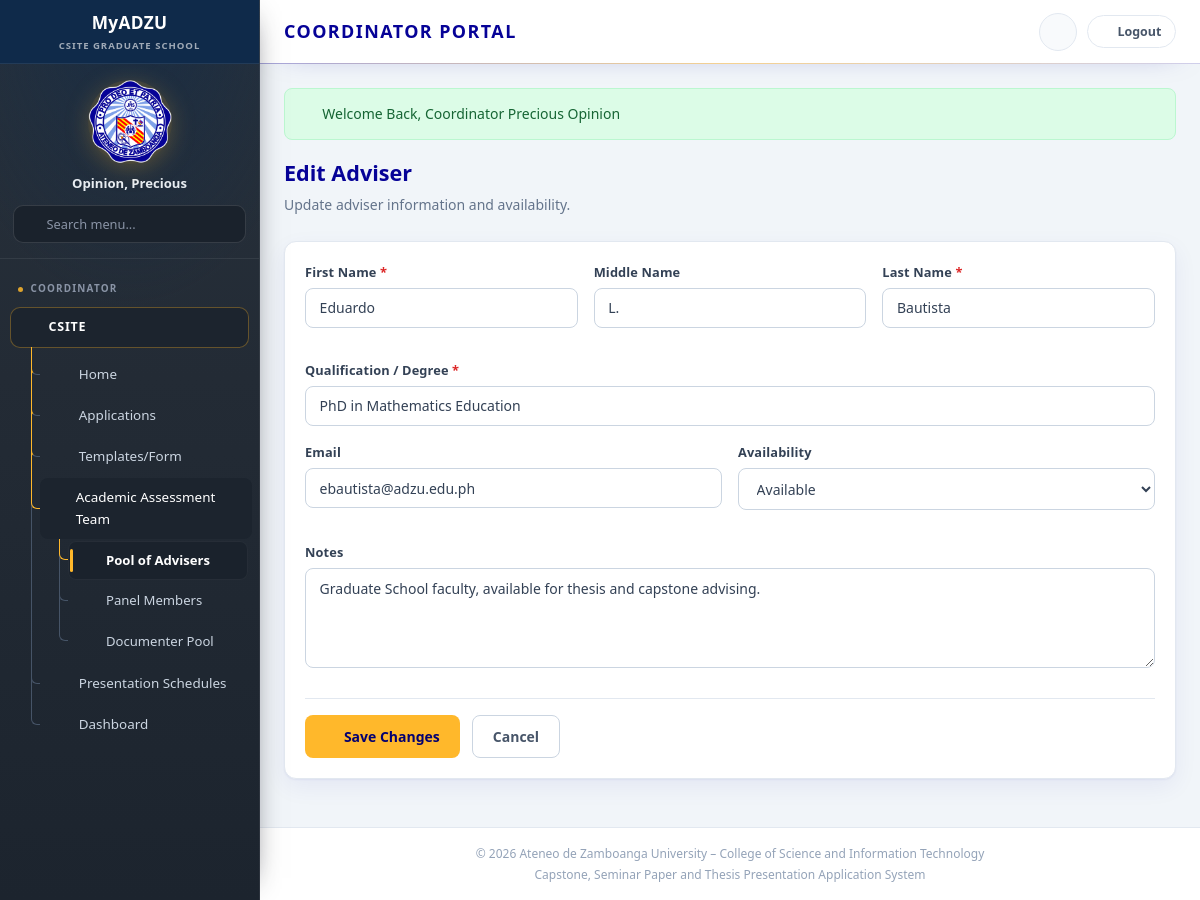
The page /coordinator/advisers/edit.php?id=10 (signed in) on the database its author committed.
### tables this page shows
CREATE TABLE `advisor_pool` (
  `adviser_id` int(11) NOT NULL,
  `name` varchar(150) NOT NULL,
  `qualification` varchar(150) NOT NULL,
  `email` varchar(100) DEFAULT NULL,
  `availability` enum('available','unavailable') NOT NULL DEFAULT 'available',
  `notes` text DEFAULT NULL,
  `created_at` timestamp NOT NULL DEFAULT current_timestamp()
);

### includes/config/modules/10-ui-and-urls.php (called while the page is built, shortened)
<?php
function url(string $path): string {
    return BASE_URL . '/' . ltrim($path, '/');
}

### coordinator/advisers/edit.php (the view, shortened to what this page needs)
<?php
$legacySingleName = false;
try {
    $pdo = DB::getConnection();
    $stmt = $pdo->prepare('SELECT * FROM advisor_pool WHERE adviser_id = :id LIMIT 1');
    $stmt->execute(['id' => (int) ($_GET['id'] ?? 0)]);
    $adviser = $stmt->fetch() ?: null;
    if ($adviser) {
        $nameParts = array_map('trim', explode(',', (string) $adviser['name'], 2));
        if (count($nameParts) === 2) {
            $adviser['last_name'] = $nameParts[0];
            $givenParts = preg_split('/\s+/', $nameParts[1]) ?: [];
            $adviser['first_name'] = array_shift($givenParts) ?? '';
            $adviser['middle_name'] = implode(' ', $givenParts);
        }
    }
} catch (Throwable $e) {
    error_log('[adviser pool] ' . $e->getMessage());
    $error = 'The adviser record could not be loaded.';
}
require_once __DIR__ . '/../../includes/layout/header.php';
?>
<div class="page-header">
    <h2>Edit Adviser</h2>
    <p>Update adviser information and availability.</p>
</div>
<?php if (!$adviser): ?>
<div class="alert alert-warning">Adviser not found.</div>
<a class="btn btn-outline" href="<?= url('coordinator/advisers/manage.php') ?>">Back to Pool of Advisers</a>
<?php else: ?>
<form class="card" method="post" action="<?= url('coordinator/advisers/edit.php?id=' . (int) $adviser['adviser_id']) ?>" data-validate>
    <div class="card-body">
        <div class="form-row">
            <div class="form-field">
                <label>First Name <span class="required">*</span></label>
                <input type="text" name="first_name" required value="<?= htmlspecialchars($adviser['first_name']) ?>">
            </div>
            <div class="form-field">
                <label>Middle Name</label>
                <input type="text" name="middle_name" value="<?= htmlspecialchars($adviser['middle_name'] ?? '') ?>">
            </div>
            <div class="form-field">
                <label>Last Name <?= $legacySingleName ? '' : '<span class="required">*</span>' ?></label>
                <input type="text" name="last_name" <?= $legacySingleName ? '' : 'required' ?> value="<?= htmlspecialchars($adviser['last_name']) ?>">
            </div>
        </div>
        <div class="form-field">
            <label>Qualification / Degree <span class="required">*</span></label>
            <input type="text" name="qualification" required value="<?= htmlspecialchars($adviser['qualification']) ?>">
        </div>
        <div class="form-row">
            <div class="form-field">
                <label>Email</label>
                <input type="email" name="email" value="<?= htmlspecialchars($adviser['email'] ?? '') ?>">
            </div>
            <div class="form-field">
                <label>Availability</label>
                <select name="availability">
                    <option value="available" <?= ($adviser['availability'] ?? '') === 'available' ? 'selected' : '' ?>>Available</option>
                </select>
            </div>
        </div>
        <div class="form-field">
            <label>Notes</label>
            <textarea name="notes"><?= htmlspecialchars($adviser['notes'] ?? '') ?></textarea>
        </div>
        <div class="form-actions">
            <button type="submit" class="btn btn-primary"><i class="fas fa-save"></i> Save Changes</button>
            <a href="<?= url('coordinator/advisers/manage.php') ?>" class="btn btn-outline">Cancel</a>
        </div>
    </div>
</form>
<?php endif; ?>
<?php require_once __DIR__ . '/../../includes/layout/footer.php'; ?>

### assets/css/shared/00-base.css (style rules this page uses)
:root { --adzu-navy: #060297; --adzu-navy-light: #2018c0; --adzu-navy-dark: #040170; --adzu-gold: #FFB82B; --adzu-gold-hover: #e5a526; --adzu-blue: #4285F4; --white: #ffffff; --gray-50: #f8fafc; --gray-100: #f1f5f9; --gray-200: #e2e8f0; --gray-300: #cbd5e1; --gray-400: #94a3b8; --gray-500: #64748b; --gray-600: #475569; --gray-700: #334155; --gray-800: #1e293b; --success: #16a34a; --success-bg: #dcfce7; --warning: #ca8a04; --warning-bg: #fef9c3; --danger: #dc2626; --danger-bg: #fee2e2; --info: #2563eb; --info-bg: #dbeafe; --purple: #7c3aed; --purple-bg: #ede9fe; --sidebar-width: 260px; --topbar-height: 64px; --radius: 8px; --radius-lg: 12px; --shadow: 0 1px 3px rgba(6, 2, 151, 0.08); --shadow-md: 0 4px 12px rgba(6, 2, 151, 0.1); --transition: 0.2s ease; --font: 'Source Sans 3', 'Segoe UI', sans-serif; --font-heading: 'Montserrat', 'Segoe UI', sans-serif; }
*, *::before, *::after { box-sizing: border-box; margin: 0; padding: 0; }
html { scroll-behavior: smooth; }
body { font-family: var(--font); font-size: 15px; line-height: 1.6; color: var(--gray-700); background: var(--gray-100); min-height: 100vh; }
h1, h2, h3, h4, h5, h6, .topbar-title h1, .section-title, .page-header h2, .card-header h3 { font-family: var(--font-heading); }
a { color: var(--adzu-navy); text-decoration: none; transition: color var(--transition); }
.btn { display: inline-flex; align-items: center; justify-content: center; gap: 0.5rem; padding: 0.65rem 1.25rem; font-size: 0.875rem; font-weight: 600; font-family: var(--font); border: none; border-radius: var(--radius); cursor: pointer; transition: all var(--transition); text-decoration: none; line-height: 1.4; }
.btn-primary { background: var(--adzu-gold); color: var(--adzu-navy-dark); }
.btn-outline { background: transparent; border: 1px solid var(--gray-300); color: var(--gray-600); }
.form-row { display: grid; grid-template-columns: repeat(auto-fit, minmax(240px, 1fr)); gap: 1rem; margin-bottom: 1rem; }
.form-field { margin-bottom: 1rem; }
.form-field label { display: block; font-size: 0.8rem; font-weight: 600; color: var(--gray-600); margin-bottom: 0.35rem; }
.form-field label .required { color: var(--danger); }
.form-field input, .form-field select, .form-field textarea { width: 100%; padding: 0.6rem 0.85rem; border: 1px solid var(--gray-300); border-radius: var(--radius); font-size: 0.875rem; font-family: var(--font); color: var(--gray-700); background: var(--white); transition: border-color var(--transition); }
.form-field textarea { min-height: 100px; resize: vertical; }
.form-actions { display: flex; gap: 0.75rem; flex-wrap: wrap; margin-top: 1.5rem; padding-top: 1rem; border-top: 1px solid var(--gray-200); }

### assets/css/applications/10-student-application.css (style rules this page uses)
.page-header { margin-bottom: 1.5rem; }
.page-header h2 { font-size: 1.35rem; font-weight: 700; color: var(--adzu-navy); margin-bottom: 0.25rem; }
.page-header p { font-size: 0.875rem; color: var(--gray-500); }
.card { background: var(--white); border: 1px solid var(--gray-200); border-radius: var(--radius-lg); box-shadow: var(--shadow); margin-bottom: 1.5rem; }
.card-body { padding: 1.25rem; }

### assets/css/student/95-portal-pages.css (style rules this page uses)
.card { border-color: var(--gray-200); box-shadow: 0 1px 2px rgba(6, 2, 151, 0.05), 0 8px 24px rgba(6, 2, 151, 0.06); transition: box-shadow var(--transition), transform var(--transition); }
.form-field label { color: var(--gray-700); letter-spacing: 0.01em; }
.btn { transition: background var(--transition), color var(--transition), border-color var(--transition), box-shadow var(--transition), transform var(--transition); }

### rows shown on the page
advisor_pool: qualification "PhD in Mathematics Education", email "ebautista@adzu.edu.ph", availability "Available", notes "Graduate School faculty, available for thesis and capstone advising."

### other values the page prints
$userName "Opinion, Precious"
$item['label'] "Home"
$item['label'] "Applications"
$item['label'] "Templates/Form"
$item['label'] "Academic Assessment Team"
$sub['label'] "Pool of Advisers"
$sub['label'] "Panel Members"
$sub['label'] "Documenter Pool"
$item['label'] "Presentation Schedules"
$item['label'] "Dashboard"
$flash['message'] "Welcome Back, Coordinator Precious Opinion"
SITE_TAGLINE "Capstone, Seminar Paper and Thesis Presentation Application System"
